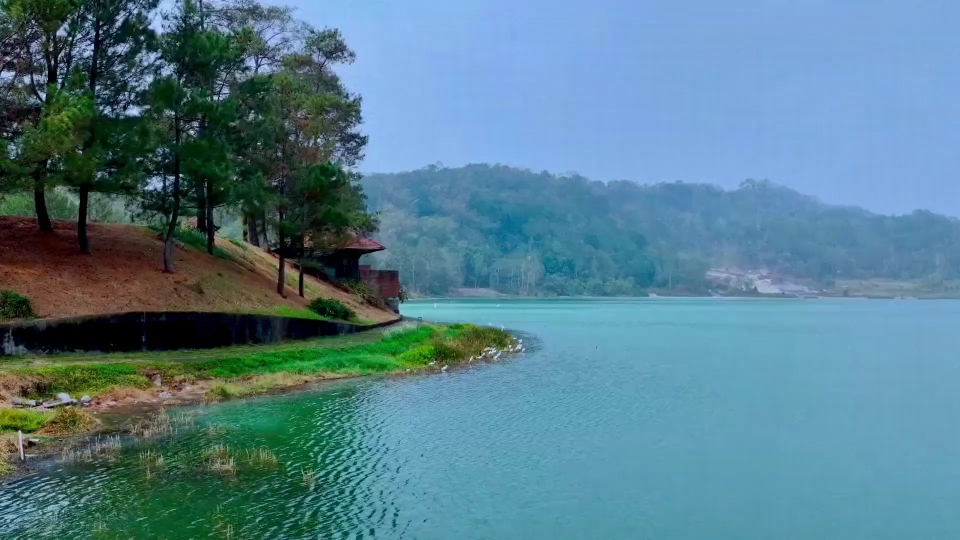
#> input picture img/hero/beranda.webp, 1920 x 1080 px, given as the content of the folder ../img/hero/beranda.webp, which was not available (shown at 1/2 size)
$ python pasang_foto.py ../img/hero/beranda.webp
#> lines starting #> are read from the running program, lines starting #| are printed output that depends on the picture; pictures that were not available may be replaced by others from this repository, and a replacement may not be noted
### tools/siapkan_foto.py
#!/usr/bin/env python3
"""Menyiapkan foto untuk situs: python3 tools/siapkan_foto.py ASLI TUJUAN.webp [--jenis kartu|latar|galeri|hero|potret]

  kartu   dipotong ke 3:2 dari tengah, 1200 × 800 px (kartu di halaman Wisata & Beranda)
  latar   rasio asli, sisi lebar paling besar 1920 px (latar kop detail wisata)
  galeri  rasio asli, sisi terpanjang paling besar 1600 px (galeri; potret maupun lanskap)
  hero    rasio asli, lebar 1920 px + versi HP TUJUAN-hp.webp lebar 960 px (kop halaman, img/hero/)
  potret  dipotong ke 3:4 dari tengah-atas, 600 × 800 px (pas foto KKT & dosen, img/kkt/)

Orientasi dari kamera HP (EXIF) dibetulkan, warna diubah ke sRGB, bingkai hitam dibuang, hasilnya WebP; foto HEIC (iPhone)
dibaca lewat pillow-heif (pip install pillow-heif) atau, bila tidak ada, ImageMagick.
Foto asli cukup disimpan di data/ (tidak ikut di-commit); hanya hasil di img/ yang masuk repo.
Butuh Pillow (pip install pillow); untuk HEIC sebaiknya juga pillow-heif.

Contoh: python3 tools/siapkan_foto.py "data/linow/linow card.png" img/wisata/danau-linow/kartu.webp --jenis kartu
"""
import argparse
import io
import os
import subprocess
import tempfile

from PIL import Image, ImageCms, ImageOps

try:  # foto iPhone (HEIC/HEVC): pillow-heif membawa dekodernya sendiri; tanpa itu dipakai ImageMagick
    import pillow_heif
    pillow_heif.register_heif_opener()
#> (this line was passed over: pillow_heif is not available in this run)
    HEIF_LANGSUNG = True
except ImportError:
    HEIF_LANGSUNG = False


def ke_srgb(im):
    """Foto HP (mis. iPhone, Display P3) diubah ke sRGB: WebP disimpan tanpa profil warna, jadi tanpa
    konversi ini warnanya tampil pucat di browser."""
    icc = im.info.get("icc_profile")
    if not icc:
        return im.convert("RGB")
    try:
        sumber = ImageCms.ImageCmsProfile(io.BytesIO(icc))
        return ImageCms.profileToProfile(im.convert("RGB"), sumber, ImageCms.createProfile("sRGB"), outputMode="RGB")
    except (OSError, ImageCms.PyCMSError):
        return im.convert("RGB")


def buka(asli):
    """HEIC dibaca pillow-heif bila terpasang; bila tidak, diubah dulu ke PNG sementara dengan ImageMagick."""
#> called with asli = '_only/beranda.webp'
    if HEIF_LANGSUNG or not asli.lower().endswith((".heic", ".heif")):
        im = Image.open(asli)
#> im is the input picture: PIL image 1920x1080 RGB; mean R, G, B 85.5, 126.3, 142.4
        icc = im.info.get("icc_profile")
        im = ImageOps.exif_transpose(im)
        if icc:
            im.info["icc_profile"] = icc
        return ke_srgb(im)
    with tempfile.TemporaryDirectory() as tmp:
        png = os.path.join(tmp, "foto.png")
        subprocess.run(["convert", asli, "-auto-orient", png], check=True)
        im = Image.open(png)
        im.load()  # baca sebelum folder sementara dihapus
        return ke_srgb(im)


def buang_bingkai(im, ambang=24):
    """Buang bingkai hitam (mis. foto 16:9 di kanvas lebar, hasil ekspor video). Baris/kolom dibuang
    hanya bila SELURUH pikselnya hampir hitam DAN bingkainya simetris (kiri ≈ kanan atau atas ≈ bawah),
    jadi pas foto berlatar gelap atau foto malam yang langitnya hitam tidak ikut terpotong."""
#> called with ambang = 24
    kotak = im.convert("L").point(lambda v: 255 if v > ambang else 0).getbbox()
#> kotak = (0, 0, 1920, 1080)
    if not kotak:
        return im
    kiri, atas, kanan, bawah = kotak[0], kotak[1], im.width - kotak[2], im.height - kotak[3]
#> kiri = 0; atas = 0; kanan = 0; bawah = 0
    simetris = lambda a, b, n: abs(a - b) <= max(2, n * 0.01)
    if not (simetris(kiri, kanan, im.width) and simetris(atas, bawah, im.height)):
        return im
    if kotak != (0, 0, im.width, im.height):
        print(f"  bingkai hitam dibuang: {im.width} × {im.height} → {kotak[2] - kotak[0]} × {kotak[3] - kotak[1]}")
        return im.crop(kotak)
    return im


def simpan(im, tujuan):
    os.makedirs(os.path.dirname(tujuan) or ".", exist_ok=True)
    im.save(tujuan, quality=80, method=6)
    print(f"{tujuan}: {im.width} × {im.height}, {os.path.getsize(tujuan) / 1e3:.0f} KB")


def siapkan(asli, tujuan, jenis):
    im = buang_bingkai(buka(asli))
    if jenis == "kartu":
        im = ImageOps.fit(im, (1200, 800), Image.LANCZOS)
    elif jenis == "potret":
        im = ImageOps.fit(im, (600, 800), Image.LANCZOS, centering=(0.5, 0.3))
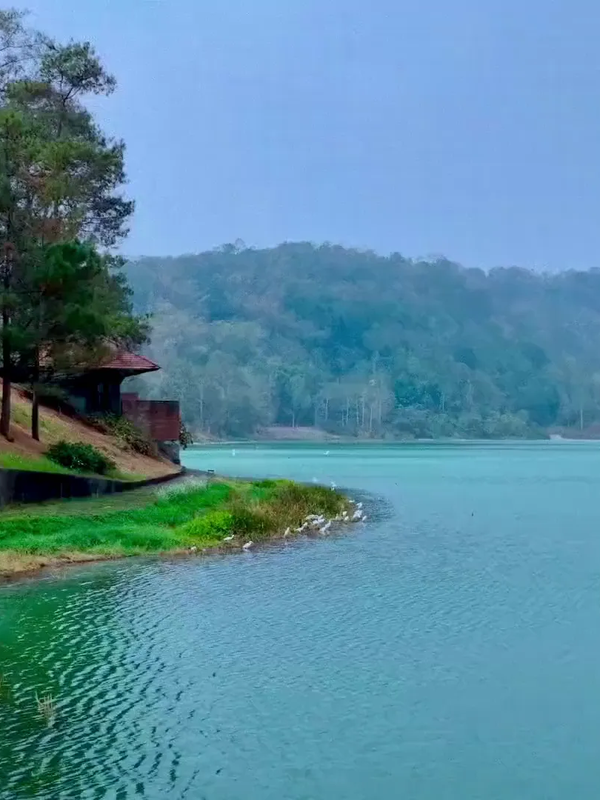
#> im: PIL image 600x800 RGB; mean R, G, B 90.8, 141, 163.4
    elif jenis == "hero":
        hp = im.copy()
        hp.thumbnail((960, 960 * 4), Image.LANCZOS)
        simpan(hp, tujuan.removesuffix(".webp") + "-hp.webp")
        im.thumbnail((1920, 1920 * 4), Image.LANCZOS)
    else:
        batas = (1920, 1920 * 4) if jenis == "latar" else (1600, 1600)
        im.thumbnail(batas, Image.LANCZOS)
    simpan(im, tujuan)
#| img/kkt/beranda.webp: 600 × 800, 40 KB


# [7 lines that do not run on import are left out]

### tools/pasang_foto.py
#!/usr/bin/env python3
"""Memasang foto dari satu folder (mis. hasil unduhan Google Drive) ke tempatnya, menurut nama berkas.

  hero-<halaman>.jpg|png|…   → img/hero/<halaman>.webp + <halaman>-hp.webp   (mis. hero-profil.jpg)
  <nim>.jpg|png|…            → img/kkt/<nim>.webp                            (mis. 230211060074.png)
  dosenpemlap / dosenpenglap → img/kkt/dosenpemlap.webp / dosenpenglap.webp  (pembimbing / pengawas)

Hanya menimpa berkas yang sudah ada (placeholder), jadi nama yang salah ketik dilaporkan, bukan
membuat berkas baru diam-diam. Kode situs tidak perlu diubah. Hero Beranda berupa video: pakai
tools/siapkan_video.py.

Pakai: python3 tools/pasang_foto.py FOLDER
"""
import os
import sys

from siapkan_foto import siapkan

REPO = os.path.dirname(os.path.dirname(os.path.abspath(__file__)))
FOTO = (".jpg", ".jpeg", ".png", ".webp", ".heic", ".heif")


def tujuan_dari(nama):
    """hero-profil → (img/hero/profil.webp, hero); 230211060074 → (img/kkt/230211060074.webp, potret)."""
    kode = nama.strip().lower().replace(" ", "-").replace("_", "-")
    if kode.startswith("hero-"):
        return os.path.join(REPO, "img", "hero", kode[5:] + ".webp"), "hero"
    return os.path.join(REPO, "img", "kkt", kode.replace("-", "") + ".webp"), "potret"


def main(folder):
    dilewati = []
    for akar, _, berkas in os.walk(folder):
        for b in sorted(berkas):
            nama, akhiran = os.path.splitext(b)
            if akhiran.lower() not in FOTO:
                continue
            tujuan, jenis = tujuan_dari(nama)
            if not os.path.exists(tujuan):
                dilewati.append(f"{b} (tidak ada tempat {os.path.relpath(tujuan, REPO)})")
                continue
            siapkan(os.path.join(akar, b), tujuan, jenis)
    for d in dilewati:
        print("dilewati:", d)


if __name__ == "__main__":
    if len(sys.argv) != 2:
        sys.exit(__doc__)
    main(sys.argv[1])

$ run again, on img/hero/kontak.webp
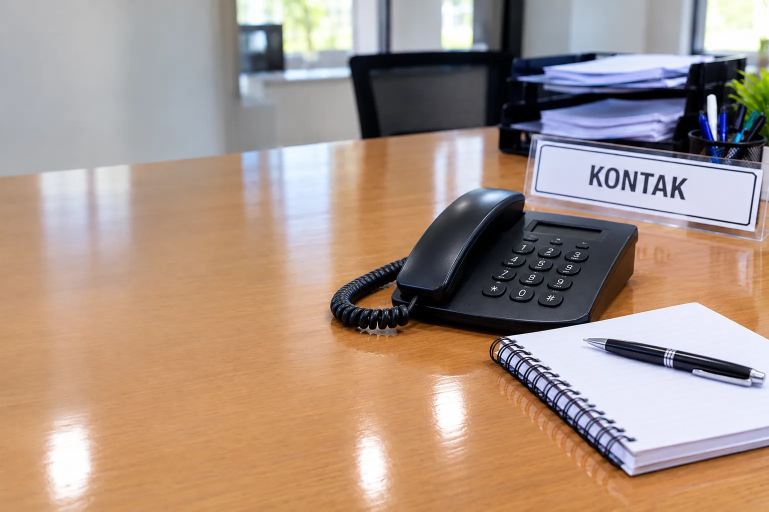
#> input picture img/hero/kontak.webp, 1538 x 1023 px, given as the content of the folder ../img/hero/kontak.webp, which was not available (shown at 1/2 size)
#> in buka, im is the input picture: PIL image 1538x1023 RGB; mean R, G, B 168.8, 147.9, 135.1
#> kotak = (0, 0, 1538, 1023)
#> kiri = 0
#> in siapkan, `im = ImageOps.fit(im, (600, 800), Image.LANCZOS, centering=(0.5, 0.3))`:
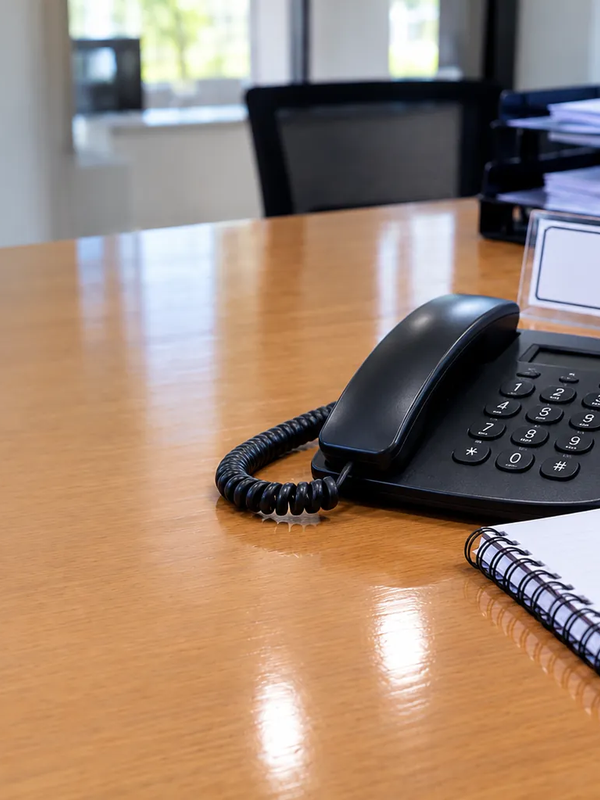
#> im: PIL image 600x800 RGB; mean R, G, B 157.6, 133.6, 116.1
#| img/kkt/kontak.webp: 600 × 800, 30 KB

$ run again, on img/hero/layanan.webp
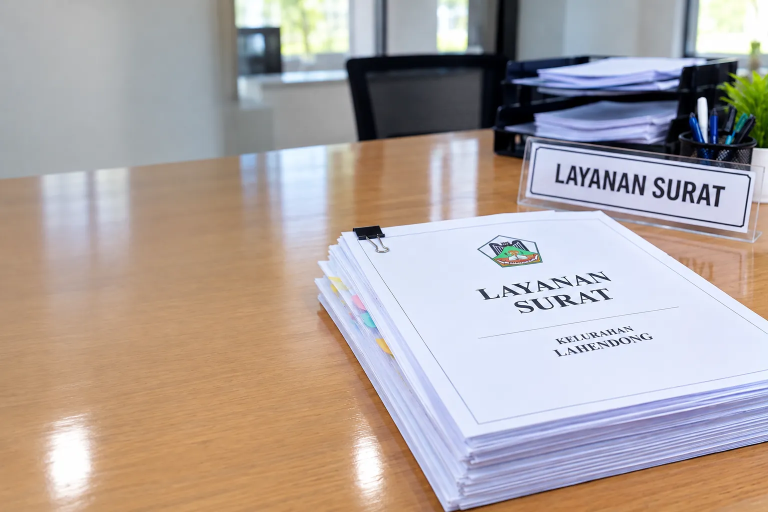
#> input picture img/hero/layanan.webp, 1536 x 1024 px, given as the content of the folder ../img/hero/layanan.webp, which was not available (shown at 1/2 size)
#> in buka, im is the input picture: PIL image 1536x1024 RGB; mean R, G, B 175.3, 165, 161.6
#> kotak = (0, 0, 1536, 1024)
#> kiri = 0
#> in siapkan, `im = ImageOps.fit(im, (600, 800), Image.LANCZOS, centering=(0.5, 0.3))`:
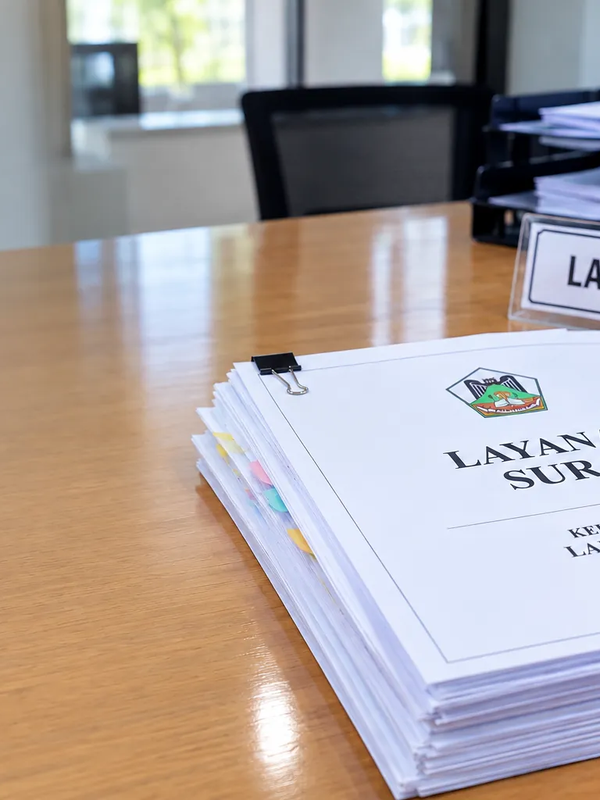
#> im: PIL image 600x800 RGB; mean R, G, B 172.2, 162.4, 159.4
#| img/kkt/layanan.webp: 600 × 800, 27 KB
